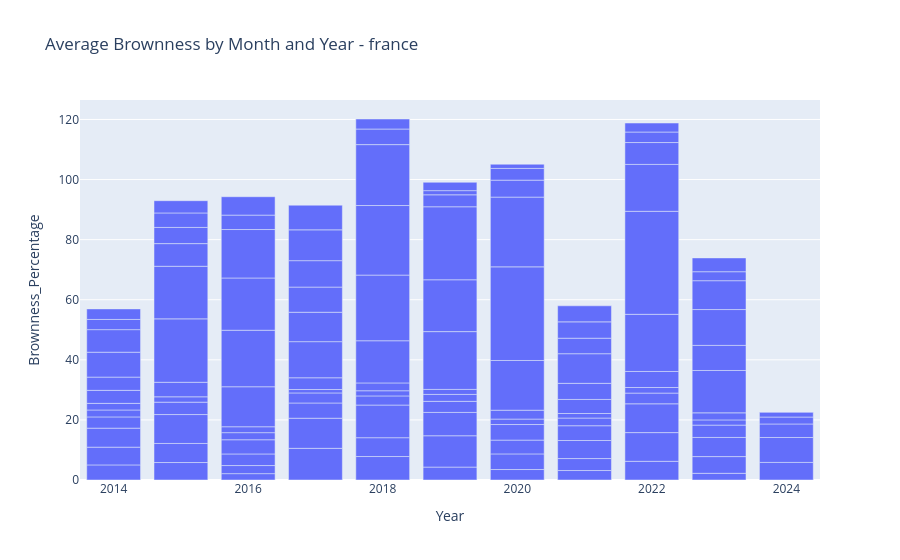

The notebook cell saved with this chart:
### Code cell
region = "france"
brown_bar_chart(region)
